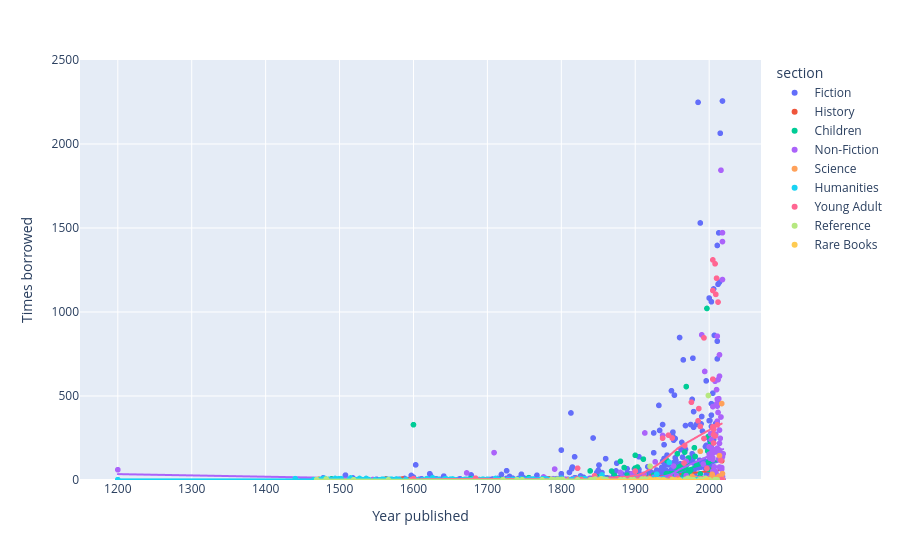

The cell this chart's notebook holds for it:
### Markdown cell above
## Analysis 4️⃣: Relationship Between Publication Year and Borrowings by Section

In this analysis, we examine whether there is a relationship between a book’s year of publication (`year_published`) and the number of times it has been borrowed (`times_borrowed`) within different library sections.

By analyzing this relationship section by section, we aim to:

- Determine whether newer or older books tend to be borrowed more often
- Compare borrowing patterns across different parts of the library collection
- Identify sections where publication year may have a stronger influence on user interest
- Detect whether some sections show little or no relationship between book age and borrowing activity

This helps us understand whether borrowing behavior is connected to the age of books, and whether that connection differs depending on the section.

### Code cell
fig = px.scatter(df,
                 x="year_published",
                 y="times_borrowed",
                 color="section",
                 trendline="lowess",
                 hover_name="title")

fig.update_layout(
    xaxis_title="Year published",
    yaxis_title="Times borrowed",
    yaxis_range=[0, 2500]
)

fig.show()

### Figure 1 — Plotly figure (JSON) as saved in the notebook; plotly's stock layout.template omitted (floating-point values rounded to 4 significant figures; data arrays with more than 128 entries replaced by an {"elided": "..."} marker saying what was removed)
{"data": [{"hovertemplate": "<b>%{hovertext}</b><br><br>section=Fiction<br>year_published=%{x}<br>times_borrowed=%{y}<extra></extra>", "hovertext": {"elided": "1145 str values"}, "legendgroup": "Fiction", "marker": {"color": "#636efa", "symbol": "circle"}, "mode": "markers", "name": "Fiction", "showlegend": true, "type": "scattergl", "x": {"elided": "1145 int values"}, "xaxis": "x", "y": {"elided": "1145 float values"}, "yaxis": "y"}, {"hovertemplate": "<b>LOWESS trendline</b><br><br>section=Fiction<br>year_published=%{x}<br>times_borrowed=%{y} <b>(trend)</b><extra></extra>", "legendgroup": "Fiction", "marker": {"color": "#636efa", "symbol": "circle"}, "mode": "lines", "name": "Fiction", "showlegend": false, "type": "scattergl", "x": {"elided": "1142 int values"}, "xaxis": "x", "y": {"elided": "1142 float values"}, "yaxis": "y"}, {"hovertemplate": "<b>%{hovertext}</b><br><br>section=History<br>year_published=%{x}<br>times_borrowed=%{y}<extra></extra>", "hovertext": ["Plutarchi Vitae parallelae", "Laws, etc. (Session laws : 1754 May)", "The life of Washington", "Julius Caesar", "Die Cultur der Renaissance in Italien", "Into That Silent Sea", "On heroes, hero-worship and the heroic in history", "Genghis Khan and the Making of the Modern World", "The Lives of the Twelve Caesars", "Marmion", "History of the Decline and Fall of the Roman Empire Complete and Unabridged", "Historia Alexandri Magni", "Vitae excellentium imperatorum", "The history of England", "Team of Rivals: The Political Genius of Abraham Lincoln", "Histoire de Charles XII", "Memoirs of Gen. William T. Sherman", "20 Years at Hull House", "Life and times of Frederick Douglass", "Mein Kampf", "Hospital Sketches", "My bondage and my freedom", "The Great Boer War", "The red true story book", "Actes and monuments", "The Souls of Black Folk", "A People and a Nation", "Grant", "Seven pillars of wisdom, a triumph", "John Adams", "Le vite de' più eccellenti pittori, scultori e architettori", "First Man", "South: the story of Shackleton's 1914-1917 expedition", "Agricola", "Het Achterhuis", "The conquest of Granada", "Diary", "History of Cleopatra, queen of Egypt", "Incidents in the life of a slave girl"], "legendgroup": "History", "marker": {"color": "#EF553B", "symbol": "circle"}, "mode": "markers", "name": "History", "showlegend": true, "type": "scattergl", "x": [1478, 1717, 1800, 1849, 1860, 2007, 1840, 2004, 1470, 1800, 1776, 1481, 1594, 1754, 2005, 1731, 1875, 1910, 1881, 1922, 1863, 1815, 1900, 1895, 1563, 1903, 1982, 2017, 1905, 2001, 1759, 2005, 1919, 1585, 1944, 1783, 1825, 1851, 1861], "xaxis": "x", "y": [1, 2, 4, 2, 1, 13, 2, 56, 2, 1, 3, 1, 2, 2, 125, 1, 2, 4, 2, 19, 8, 5, 2, 8, 7, 16, 3, 114, 3, 57, 1, 24, 1, 6, 2, 7, 5, 5, 3], "yaxis": "y"}, {"hovertemplate": "<b>LOWESS trendline</b><br><br>section=History<br>year_published=%{x}<br>times_borrowed=%{y} <b>(trend)</b><extra></extra>", "legendgroup": "History", "marker": {"color": "#EF553B", "symbol": "circle"}, "mode": "lines", "name": "History", "showlegend": false, "type": "scattergl", "x": [1470, 1478, 1481, 1563, 1585, 1594, 1717, 1731, 1754, 1759, 1776, 1783, 1800, 1800, 1815, 1825, 1840, 1849, 1851, 1860, 1861, 1863, 1875, 1881, 1895, 1900, 1903, 1905, 1910, 1919, 1922, 1944, 1982, 2001, 2004, 2005, 2005, 2007, 2017], "xaxis": "x", "y": [2.531, 2.557, 2.566, 2.766, 2.83, 2.862, 2.771, 2.32, 2.426, 2.506, 2.774, 2.883, 3.163, 3.163, 3.44, 3.604, 3.924, 4.24, 4.317, 4.629, 4.656, 4.71, 5.234, 5.55, 6.53, 7.03, 7.383, 7.813, 9.584, 13.3, 15.53, 27.36, 44.09, 52.59, 53.95, 54.4, 54.4, 55.31, 59.89], "yaxis": "y"}, {"hovertemplate": "<b>%{hovertext}</b><br><br>section=Children<br>year_published=%{x}<br>times_borrowed=%{y}<extra></extra>", "hovertext": {"elided": "236 str values"}, "legendgroup": "Children", "marker": {"color": "#00cc96", "symbol": "circle"}, "mode": "markers", "name": "Children", "showlegend": true, "type": "scattergl", "x": {"elided": "236 int values"}, "xaxis": "x", "y": {"elided": "236 int values"}, "yaxis": "y"}, {"hovertemplate": "<b>LOWESS trendline</b><br><br>section=Children<br>year_published=%{x}<br>times_borrowed=%{y} <b>(trend)</b><extra></extra>", "legendgroup": "Children", "marker": {"color": "#00cc96", "symbol": "circle"}, "mode": "lines", "name": "Children", "showlegend": false, "type": "scattergl", "x": {"elided": "236 int values"}, "xaxis": "x", "y": {"elided": "236 float values"}, "yaxis": "y"}, {"hovertemplate": "<b>%{hovertext}</b><br><br>section=Non-Fiction<br>year_published=%{x}<br>times_borrowed=%{y}<extra></extra>", "hovertext": {"elided": "213 str values"}, "legendgroup": "Non-Fiction", "marker": {"color": "#ab63fa", "symbol": "circle"}, "mode": "markers", "name": "Non-Fiction", "showlegend": true, "type": "scattergl", "x": {"elided": "213 int values"}, "xaxis": "x", "y": {"elided": "213 float values"}, "yaxis": "y"}, {"hovertemplate": "<b>LOWESS trendline</b><br><br>section=Non-Fiction<br>year_published=%{x}<br>times_borrowed=%{y} <b>(trend)</b><extra></extra>", "legendgroup": "Non-Fiction", "marker": {"color": "#ab63fa", "symbol": "circle"}, "mode": "lines", "name": "Non-Fiction", "showlegend": false, "type": "scattergl", "x": {"elided": "212 int values"}, "xaxis": "x", "y": {"elided": "212 float values"}, "yaxis": "y"}, {"hovertemplate": "<b>%{hovertext}</b><br><br>section=Science<br>year_published=%{x}<br>times_borrowed=%{y}<extra></extra>", "hovertext": ["Physics of the Impossible", "Physics", "Philosophiae naturalis principia mathematica", "The ABC of Relativity", "The animal kingdom", "Journal of researches into the geology and natural history of the various countries visited by H.M.S. Beagle", "Publications", "Mission to Mars", "The Interstellar Age", "The Fabric of the Cosmos", "A System of Logic, Ratiocinative and Inductive", "Organon der rationellen Heilkunde", "Astrophysics for People in a Hurry", "Seven Brief Lessons on Physics", "Beyond Earth", "Histoire naturelle, générale et particulière", "Quantum Mechanics: The Theoretical Minimum", "Über die spezielle und die allgemeine Relativitätstheorie", "Chemistry", "Introduction to genetic analysis", "Microbiology", "Rocket Men", "The Fabric of the Cosmos: Space, Time, and the Texture of Reality", "Houghton Mifflin Science California", "Apollo to the Moon", "A Brief History of Time", "Spaceman", "The book of the damned"], "legendgroup": "Science", "marker": {"color": "#FFA15A", "symbol": "circle"}, "mode": "markers", "name": "Science", "showlegend": true, "type": "scattergl", "x": [2008, 1472, 1687, 1925, 1827, 1839, 1868, 2013, 2015, 2004, 1843, 1810, 2017, 2014, 2016, 1749, 2013, 1917, 1977, 1993, 1982, 2018, 2004, 2006, 2018, 1988, 2016, 1919], "xaxis": "x", "y": [11, 6, 1, 2, 1, 1, 1, 3, 2, 34, 3, 1, 455, 145, 2, 1, 21, 3, 22, 2, 9, 38, 28, 2, 3, 171, 23, 1], "yaxis": "y"}, {"hovertemplate": "<b>LOWESS trendline</b><br><br>section=Science<br>year_published=%{x}<br>times_borrowed=%{y} <b>(trend)</b><extra></extra>", "legendgroup": "Science", "marker": {"color": "#FFA15A", "symbol": "circle"}, "mode": "lines", "name": "Science", "showlegend": false, "type": "scattergl", "x": [1472, 1687, 1749, 1810, 1827, 1839, 1843, 1868, 1917, 1919, 1925, 1977, 1982, 1988, 1993, 2004, 2004, 2006, 2008, 2013, 2013, 2014, 2015, 2016, 2016, 2017, 2018, 2018], "xaxis": "x", "y": [5.135, 2.091, 0.9549, 1.335, 1.437, 1.534, 1.583, 2.147, 4.039, 4.073, 4.333, 14.85, 15.12, 15.32, 15.46, 15.82, 15.82, 15.9, 15.99, 16.21, 16.21, 16.25, 16.3, 16.34, 16.34, 16.39, 16.43, 16.43], "yaxis": "y"}, {"hovertemplate": "<b>%{hovertext}</b><br><br>section=Humanities<br>year_published=%{x}<br>times_borrowed=%{y}<extra></extra>", "hovertext": {"elided": "232 str values"}, "legendgroup": "Humanities", "marker": {"color": "#19d3f3", "symbol": "circle"}, "mode": "markers", "name": "Humanities", "showlegend": true, "type": "scattergl", "x": {"elided": "232 int values"}, "xaxis": "x", "y": {"elided": "232 int values"}, "yaxis": "y"}, {"hovertemplate": "<b>LOWESS trendline</b><br><br>section=Humanities<br>year_published=%{x}<br>times_borrowed=%{y} <b>(trend)</b><extra></extra>", "legendgroup": "Humanities", "marker": {"color": "#19d3f3", "symbol": "circle"}, "mode": "lines", "name": "Humanities", "showlegend": false, "type": "scattergl", "x": {"elided": "232 int values"}, "xaxis": "x", "y": {"elided": "232 float values"}, "yaxis": "y"}, {"hovertemplate": "<b>%{hovertext}</b><br><br>section=Young Adult<br>year_published=%{x}<br>times_borrowed=%{y}<extra></extra>", "hovertext": ["What Katy Did Next (Best Loved Stories)", "Catching Fire", "Divergent", "Undine", "Oliver Twist", "The Maze Runner", "Mockingjay", "The Curious Incident of the Dog in the Night-Time", "Harry Potter and the Goblet of Fire", "This Side of Paradise", "The Gunslinger", "The Refugees", "Im Westen nichts Neues", "Inuyasha", "David Balfour", "Rose in Bloom", "The Boy in the Striped Pyjamas", "Master Humphrey's Clock", "Animal Farm", "Julius Caesar", "Flowers for Algernon", "New Moon", "Rilla of Ingleside", "The Giver", "Northern Lights", "Snowflakes and sunbeams", "Breaking Dawn", "King Henry V", "The Raven", "The Subtle Knife", "The Outsiders", "Eclipse", "Penrod and Sam", "Ungava, a tale of the Esquimaux land", "The Fault in Our Stars", "Hidden Figures", "Chasing Space", "The Alhambra", "Hatchet", "Daddy-Long-Legs", "The Merchant of Venice", "Demian", "Harry Potter and the Half-Blood Prince", "I Capture the Castle", "The story girl", "A Little Princess", "Just Patty", "The Hunger Games", "Twilight", "When Patty Went to College", "The Amber Spyglass", "Hornblower in the West Indies", "Poems", "Holes", "Anne of Avonlea", "The Hobbit", "The spy", "King Richard II", "The Book Thief", "Ranma 1/2", "The Lightning Thief", "An Old-Fashioned Girl", "Kidnapped", "Ender's Game", "The Norsemen in the West, or, America before Columbus", "Captains Courageous", "Through Russian Snows"], "legendgroup": "Young Adult", "marker": {"color": "#FF6692", "symbol": "circle"}, "mode": "markers", "name": "Young Adult", "showlegend": true, "type": "scattergl", "x": [1886, 2009, 2011, 1845, 1822, 2009, 2010, 1950, 1993, 1920, 1976, 1891, 1928, 1998, 1883, 1876, 2006, 1840, 1945, 1684, 1966, 2006, 1920, 1993, 1995, 1856, 2008, 1600, 1845, 1997, 1967, 2006, 1916, 1800, 2012, 2016, 2017, 1800, 1986, 1912, 1600, 1919, 2005, 1948, 1911, 1905, 1911, 2008, 2005, 1903, 1900, 1958, 1827, 1988, 1909, 1937, 1821, 1597, 2005, 1992, 2005, 1869, 1886, 1985, 1872, 1896, 1895], "xaxis": "x", "y": [4.0, 1105.0, 328.0, 2.0, 70.0, NaN, 1201.0, 250.0, 846.0, 1.0, 463.0, 8.0, 2.0, 7.0, 1.0, 7.0, 220.0, 3.0, 267.0, 11.0, 101.0, 302.0, 7.0, 247.0, 3.0, 2.0, 262.0, 3.0, 25.0, 69.0, 205.0, 270.0, 6.0, 3.0, 1059.0, 116.0, 3.0, 1.0, 425.0, 15.0, 8.0, 11.0, 1310.0, 9.0, 2.0, 5.0, 5.0, 1287.0, 600.0, 4.0, 53.0, 9.0, 3.0, 319.0, 2.0, 249.0, 6.0, 1.0, 1128.0, 6.0, 317.0, 2.0, 3.0, 352.0, 3.0, 1.0, 4.0], "yaxis": "y"}, {"hovertemplate": "<b>LOWESS trendline</b><br><br>section=Young Adult<br>year_published=%{x}<br>times_borrowed=%{y} <b>(trend)</b><extra></extra>", "legendgroup": "Young Adult", "marker": {"color": "#FF6692", "symbol": "circle"}, "mode": "lines", "name": "Young Adult", "showlegend": false, "type": "scattergl", "x": [1597, 1600, 1600, 1684, 1800, 1800, 1821, 1822, 1827, 1840, 1845, 1845, 1856, 1869, 1872, 1876, 1883, 1886, 1886, 1891, 1895, 1896, 1900, 1903, 1905, 1909, 1911, 1911, 1912, 1916, 1919, 1920, 1920, 1928, 1937, 1945, 1948, 1950, 1958, 1966, 1967, 1976, 1985, 1986, 1988, 1992, 1993, 1993, 1995, 1997, 1998, 2005, 2005, 2005, 2005, 2006, 2006, 2006, 2008, 2008, 2009, 2010, 2011, 2012, 2016, 2017], "xaxis": "x", "y": [4.358, 4.439, 4.439, 6.681, 4.404, 4.404, 3.534, 3.526, 3.645, 5.353, 6.462, 6.462, 9.176, 12.84, 13.75, 15.0, 17.32, 18.4, 18.4, 20.49, 22.64, 23.27, 27.1, 29.85, 32.03, 38.34, 41.98, 41.98, 43.63, 55.09, 61.45, 63.72, 63.72, 84.06, 111.9, 140.9, 152.5, 160.4, 190.3, 212.1, 214.5, 237.1, 260.0, 262.5, 267.6, 277.6, 280.1, 280.1, 285.0, 289.9, 292.4, 308.9, 308.9, 308.9, 308.9, 311.2, 311.2, 311.2, 315.8, 315.8, 318.0, 320.3, 322.5, 324.7, 333.4, 335.5], "yaxis": "y"}, {"hovertemplate": "<b>%{hovertext}</b><br><br>section=Reference<br>year_published=%{x}<br>times_borrowed=%{y}<extra></extra>", "hovertext": ["Naturalis historia", "Summary of the law relative to pleading and evidence in criminal cases", "ISD news and views", "Commentaries on the laws of England", "Poems", "A Greek-English Lexicon", "Opera", "Familiar quotations; a collection of passages, phrases, and proverbs traced to their sources in ancient and modern literature", "Anatomy", "English grammar", "A dictionary of the English language", "The English Tongue", "The Elements of Style", "Dictionary of National Biography", "Jane's Fighting Ships", "Der Ritt der Walkuren", "Elements", "The Technique of the Mystery Story", "Raphael's Astronomical Ephemeris", "Chilton's repair and tune-up guide", "American Film", "An history of the earth, and animated nature", "Remains, historical & literary, connected with the palatine counties of Lancaster and Chester", "An Investigation of the Laws of Thought (Barnes & Noble)", "Write It Right", "The World Almanac for Kids", "Principles of internal medicine", "ACCA Study Pack (ACCA Study Pack S.)", "The Constitution of the United States and related documents", "Longman Reading World", "The Book of the Dead", "Laws, etc", "AAA Essential Guide", "Mineral Assessment Report the Sand (Mineral Assessment Reports)", "Star roses", "List of residents. [title may vary]", "The Devil's Dictionary", "Colloquia", "Abridgment of Murray's English Grammar", "Parliamentary Debates, House of Commons - Bound Volumes", "Patrologiae cursus completus", "Statutory Instruments", "AA Street by Street", "Report of the superintending school committee of the Town of Lee, N.H. for the year ending .", "Tenures", "American practical navigator", "Jane's All the Worlds Aircraft", "Und & Use Application Softwr", "Youth", "Annual reports of the Town of Newmarket, New Hampshire", "Official Congressional Directory"], "legendgroup": "Reference", "marker": {"color": "#B6E880", "symbol": "circle"}, "mode": "markers", "name": "Reference", "showlegend": true, "type": "scattergl", "x": [1469, 1822, 1992, 1721, 1800, 1846, 1566, 1855, 1858, 1795, 1747, 1740, 1920, 1885, 1898, 1800, 1482, 1913, 1968, 1970, 1975, 1774, 1844, 1854, 1909, 1995, 1950, 1989, 1787, 1987, 1894, 1789, 2000, 1979, 1931, 2011, 1840, 1519, 1800, 2000, 1800, 1971, 1995, 2008, 1482, 1802, 1933, 1999, 1919, 1880, 1861], "xaxis": "x", "y": [2, 1, 1, 2, 1, 6, 1, 6, 3, 5, 1, 2, 82, 1, 1, 1, 6, 6, 3, 1, 3, 1, 1, 7, 6, 10, 3, 3, 3, 1, 1, 2, 2, 1, 1, 1, 2, 1, 1, 1, 1, 10, 2, 2, 1, 3, 2, 503, 6, 1, 1], "yaxis": "y"}, {"hovertemplate": "<b>LOWESS trendline</b><br><br>section=Reference<br>year_published=%{x}<br>times_borrowed=%{y} <b>(trend)</b><extra></extra>", "legendgroup": "Reference", "marker": {"color": "#B6E880", "symbol": "circle"}, "mode": "lines", "name": "Reference", "showlegend": false, "type": "scattergl", "x": [1469, 1482, 1482, 1519, 1566, 1721, 1740, 1747, 1774, 1787, 1789, 1795, 1800, 1800, 1800, 1800, 1802, 1822, 1840, 1844, 1846, 1854, 1855, 1858, 1861, 1880, 1885, 1894, 1898, 1909, 1913, 1919, 1920, 1931, 1933, 1950, 1968, 1970, 1971, 1975, 1979, 1987, 1989, 1992, 1995, 1995, 1999, 2000, 2000, 2008, 2011], "xaxis": "x", "y": [1.992, 1.982, 1.982, 1.96, 1.936, 1.571, 1.642, 1.684, 1.882, 1.99, 2.007, 2.057, 2.098, 2.098, 2.098, 2.098, 2.114, 2.279, 2.436, 2.474, 2.493, 2.572, 2.583, 2.61, 2.641, 2.813, 2.859, 2.884, 2.872, 2.789, 2.765, 2.716, 2.709, 2.634, 2.615, 2.447, 2.237, 2.212, 2.199, 2.147, 2.093, 1.981, 1.953, 1.909, 1.865, 1.865, 1.805, 1.79, 1.79, 1.667, 1.62], "yaxis": "y"}, {"hovertemplate": "<b>%{hovertext}</b><br><br>section=Rare Books<br>year_published=%{x}<br>times_borrowed=%{y}<extra></extra>", "hovertext": ["The Catcher in the Rye (1st Edition)", "To Kill a Mockingbird (1st Edition)", "Harry Potter and the Philosopher's Stone (1st Edition)", "The Great Gatsby (1st Edition)", "Ulysses (1st Edition)", "The Hobbit (1st Edition)", "Moby Dick (1st Edition)", "The Grapes of Wrath (1st Edition)", "Fahrenheit 451 (1st Edition)", "The Sun Also Rises (1st Edition)", "The Sound and the Fury (1st Edition)", "Lolita (1st Edition)"], "legendgroup": "Rare Books", "marker": {"color": "#FECB52", "symbol": "circle"}, "mode": "markers", "name": "Rare Books", "showlegend": true, "type": "scattergl", "x": [1951, 1960, 1997, 1920, 1922, 1937, 1851, 1939, 1953, 1926, 1929, 1955], "xaxis": "x", "y": [0, 0, 0, 0, 0, 0, 0, 0, 0, 0, 0, 0], "yaxis": "y"}, {"hovertemplate": "<b>LOWESS trendline</b><br><br>section=Rare Books<br>year_published=%{x}<br>times_borrowed=%{y} <b>(trend)</b><extra></extra>", "legendgroup": "Rare Books", "marker": {"color": "#FECB52", "symbol": "circle"}, "mode": "lines", "name": "Rare Books", "showlegend": false, "type": "scattergl", "x": [1851, 1920, 1922, 1926, 1929, 1937, 1939, 1951, 1953, 1955, 1960, 1997], "xaxis": "x", "y": [0.0, 0.0, 0.0, 0.0, 0.0, 0.0, 0.0, 0.0, 0.0, 0.0, 0.0, 0.0], "yaxis": "y"}], "layout": {"legend": {"title": {"text": "section"}, "tracegroupgap": 0}, "margin": {"t": 60}, "xaxis": {"anchor": "y", "domain": [0, 1], "title": {"text": "Year published"}}, "yaxis": {"anchor": "x", "domain": [0, 1], "range": [0, 2500], "title": {"text": "Times borrowed"}}}}
